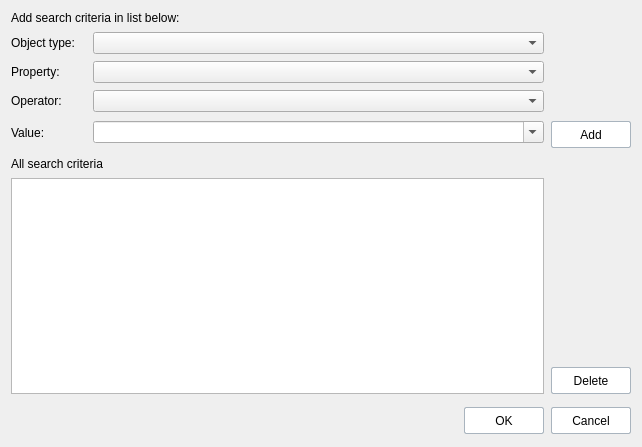
<?xml version="1.0" encoding="UTF-8"?>
<ui version="4.0">
 <class>GroupDialog</class>
 <widget class="QDialog" name="GroupDialog">
  <property name="geometry">
   <rect>
    <x>0</x>
    <y>0</y>
    <width>642</width>
    <height>447</height>
   </rect>
  </property>
  <property name="windowTitle">
   <string>WindowName</string>
  </property>
  <property name="modal">
   <bool>true</bool>
  </property>
  <layout class="QVBoxLayout" name="verticalLayout">
   <property name="spacing">
    <number>11</number>
   </property>
   <property name="leftMargin">
    <number>11</number>
   </property>
   <property name="topMargin">
    <number>11</number>
   </property>
   <property name="rightMargin">
    <number>11</number>
   </property>
   <property name="bottomMargin">
    <number>11</number>
   </property>
   <item>
    <layout class="QGridLayout" name="gridLayout">
     <property name="spacing">
      <number>7</number>
     </property>
     <item row="3" column="1">
      <widget class="QComboBox" name="operatorBox">
       <property name="enabled">
        <bool>true</bool>
       </property>
       <property name="sizePolicy">
        <sizepolicy hsizetype="Expanding" vsizetype="Fixed">
         <horstretch>0</horstretch>
         <verstretch>0</verstretch>
        </sizepolicy>
       </property>
       <property name="editable">
        <bool>false</bool>
       </property>
       <property name="maxVisibleItems">
        <number>8</number>
       </property>
       <property name="maxCount">
        <number>8</number>
       </property>
      </widget>
     </item>
     <item row="4" column="0">
      <widget class="QLabel" name="label_4">
       <property name="sizePolicy">
        <sizepolicy hsizetype="Fixed" vsizetype="Preferred">
         <horstretch>0</horstretch>
         <verstretch>0</verstretch>
        </sizepolicy>
       </property>
       <property name="minimumSize">
        <size>
         <width>75</width>
         <height>0</height>
        </size>
       </property>
       <property name="text">
        <string>Value:</string>
       </property>
      </widget>
     </item>
     <item row="2" column="1">
      <widget class="QComboBox" name="propertyBox">
       <property name="sizePolicy">
        <sizepolicy hsizetype="Expanding" vsizetype="Fixed">
         <horstretch>0</horstretch>
         <verstretch>0</verstretch>
        </sizepolicy>
       </property>
       <property name="editable">
        <bool>false</bool>
       </property>
       <property name="maxVisibleItems">
        <number>30</number>
       </property>
       <property name="maxCount">
        <number>30</number>
       </property>
      </widget>
     </item>
     <item row="4" column="1">
      <widget class="QComboBox" name="valueBox">
       <property name="enabled">
        <bool>true</bool>
       </property>
       <property name="sizePolicy">
        <sizepolicy hsizetype="Expanding" vsizetype="Fixed">
         <horstretch>0</horstretch>
         <verstretch>0</verstretch>
        </sizepolicy>
       </property>
       <property name="editable">
        <bool>true</bool>
       </property>
      </widget>
     </item>
     <item row="1" column="0">
      <widget class="QLabel" name="label">
       <property name="sizePolicy">
        <sizepolicy hsizetype="Fixed" vsizetype="Preferred">
         <horstretch>0</horstretch>
         <verstretch>0</verstretch>
        </sizepolicy>
       </property>
       <property name="minimumSize">
        <size>
         <width>75</width>
         <height>0</height>
        </size>
       </property>
       <property name="maximumSize">
        <size>
         <width>16777215</width>
         <height>16777215</height>
        </size>
       </property>
       <property name="text">
        <string>Object type:</string>
       </property>
      </widget>
     </item>
     <item row="2" column="0">
      <widget class="QLabel" name="label_2">
       <property name="sizePolicy">
        <sizepolicy hsizetype="Fixed" vsizetype="Preferred">
         <horstretch>0</horstretch>
         <verstretch>0</verstretch>
        </sizepolicy>
       </property>
       <property name="minimumSize">
        <size>
         <width>75</width>
         <height>0</height>
        </size>
       </property>
       <property name="text">
        <string>Property:</string>
       </property>
      </widget>
     </item>
     <item row="0" column="0" colspan="2">
      <widget class="QLabel" name="topLabel">
       <property name="text">
        <string>Add search criteria in list below:</string>
       </property>
      </widget>
     </item>
     <item row="1" column="1">
      <widget class="QComboBox" name="typeBox">
       <property name="sizePolicy">
        <sizepolicy hsizetype="Expanding" vsizetype="Fixed">
         <horstretch>0</horstretch>
         <verstretch>0</verstretch>
        </sizepolicy>
       </property>
       <property name="editable">
        <bool>false</bool>
       </property>
       <property name="maxVisibleItems">
        <number>15</number>
       </property>
       <property name="maxCount">
        <number>15</number>
       </property>
      </widget>
     </item>
     <item row="3" column="0">
      <widget class="QLabel" name="label_3">
       <property name="sizePolicy">
        <sizepolicy hsizetype="Fixed" vsizetype="Preferred">
         <horstretch>0</horstretch>
         <verstretch>0</verstretch>
        </sizepolicy>
       </property>
       <property name="minimumSize">
        <size>
         <width>75</width>
         <height>0</height>
        </size>
       </property>
       <property name="text">
        <string>Operator:</string>
       </property>
      </widget>
     </item>
     <item row="4" column="2">
      <widget class="QPushButton" name="addButton">
       <property name="sizePolicy">
        <sizepolicy hsizetype="Minimum" vsizetype="Fixed">
         <horstretch>0</horstretch>
         <verstretch>0</verstretch>
        </sizepolicy>
       </property>
       <property name="minimumSize">
        <size>
         <width>80</width>
         <height>27</height>
        </size>
       </property>
       <property name="maximumSize">
        <size>
         <width>100</width>
         <height>23</height>
        </size>
       </property>
       <property name="focusPolicy">
        <enum>Qt::TabFocus</enum>
       </property>
       <property name="layoutDirection">
        <enum>Qt::LeftToRight</enum>
       </property>
       <property name="styleSheet">
        <string notr="true">
                  QPushButton {
                  background-color: white;
                  border: 1px solid rgb(169, 180, 190);
                  border-radius: 2px;
                  padding: 2px;
                  }

                  QPushButton:hover {
                  background-color: qlineargradient(spread:pad, x1:1, y1:0.0, x2:1, y2:1, stop:0  rgb(255, 255, 255), stop:1 rgb(231, 235, 238));
                  border: 1px solid rgb(136, 136, 136);
                  border-radius: 2px;
                  }


                  QPushButton:pressed {
                  background-color: qlineargradient(spread:pad, x1:1, y1:0.0, x2:1, y2:1, stop:0 rgb(220, 224, 228), stop:1 rgb(201, 208, 214));
                  border: 1px solid rgb(169, 180, 190);
                  border-radius: 2px;
                  }

                  QPushButton:disabled {
                  background-color: rgb(231, 235, 238);
                  border: 1px solid  rgb(169, 180, 190);
                  border-radius: 2px;
                  }</string>
       </property>
       <property name="text">
        <string>Add</string>
       </property>
       <property name="autoDefault">
        <bool>true</bool>
       </property>
       <property name="default">
        <bool>false</bool>
       </property>
      </widget>
     </item>
    </layout>
   </item>
   <item>
    <layout class="QGridLayout" name="gridLayout_2">
     <property name="spacing">
      <number>7</number>
     </property>
     <item row="0" column="0">
      <widget class="QLabel" name="bottomLabel">
       <property name="sizePolicy">
        <sizepolicy hsizetype="Fixed" vsizetype="Fixed">
         <horstretch>0</horstretch>
         <verstretch>0</verstretch>
        </sizepolicy>
       </property>
       <property name="text">
        <string>All search criteria</string>
       </property>
      </widget>
     </item>
     <item row="1" column="0">
      <widget class="QTreeView" name="treeView">
       <property name="focusPolicy">
        <enum>Qt::StrongFocus</enum>
       </property>
       <property name="styleSheet">
        <string notr="true">QTreeView {
    show-decoration-selected: 1; 
}

QTreeView::item:selected {
    background-color: #3399FF;
	color: #FFFFFF;
}

QTreeView::item:selected:hover {
    background-color: #3399FF;
	color: #FFFFFF;
}

QTreeView::item:hover {
    background-color: #FFFFFF;
}</string>
       </property>
       <property name="horizontalScrollBarPolicy">
        <enum>Qt::ScrollBarAsNeeded</enum>
       </property>
       <property name="editTriggers">
        <set>QAbstractItemView::NoEditTriggers</set>
       </property>
       <property name="tabKeyNavigation">
        <bool>true</bool>
       </property>
       <property name="selectionMode">
        <enum>QAbstractItemView::SingleSelection</enum>
       </property>
       <property name="selectionBehavior">
        <enum>QAbstractItemView::SelectRows</enum>
       </property>
       <property name="verticalScrollMode">
        <enum>QAbstractItemView::ScrollPerPixel</enum>
       </property>
       <property name="horizontalScrollMode">
        <enum>QAbstractItemView::ScrollPerPixel</enum>
       </property>
       <property name="rootIsDecorated">
        <bool>false</bool>
       </property>
       <property name="uniformRowHeights">
        <bool>true</bool>
       </property>
       <property name="itemsExpandable">
        <bool>false</bool>
       </property>
       <property name="allColumnsShowFocus">
        <bool>true</bool>
       </property>
       <property name="headerHidden">
        <bool>false</bool>
       </property>
       <property name="expandsOnDoubleClick">
        <bool>false</bool>
       </property>
      </widget>
     </item>
     <item row="1" column="1">
      <layout class="QVBoxLayout" name="verticalLayout_4">
       <item>
        <spacer name="verticalSpacer_2">
         <property name="orientation">
          <enum>Qt::Vertical</enum>
         </property>
         <property name="sizeHint" stdset="0">
          <size>
           <width>4</width>
           <height>4</height>
          </size>
         </property>
        </spacer>
       </item>
       <item>
        <widget class="QPushButton" name="deleteButton">
         <property name="minimumSize">
          <size>
           <width>80</width>
           <height>27</height>
          </size>
         </property>
         <property name="maximumSize">
          <size>
           <width>100</width>
           <height>16777215</height>
          </size>
         </property>
         <property name="focusPolicy">
          <enum>Qt::TabFocus</enum>
         </property>
         <property name="styleSheet">
          <string notr="true">
                  QPushButton {
                  background-color: white;
                  border: 1px solid rgb(169, 180, 190);
                  border-radius: 2px;
                  padding: 2px;
                  }

                  QPushButton:hover {
                  background-color: qlineargradient(spread:pad, x1:1, y1:0.0, x2:1, y2:1, stop:0  rgb(255, 255, 255), stop:1 rgb(231, 235, 238));
                  border: 1px solid rgb(136, 136, 136);
                  border-radius: 2px;
                  }


                  QPushButton:pressed {
                  background-color: qlineargradient(spread:pad, x1:1, y1:0.0, x2:1, y2:1, stop:0 rgb(220, 224, 228), stop:1 rgb(201, 208, 214));
                  border: 1px solid rgb(169, 180, 190);
                  border-radius: 2px;
                  }

                  QPushButton:disabled {
                  background-color: rgb(231, 235, 238);
                  border: 1px solid  rgb(169, 180, 190);
                  border-radius: 2px;
                  }</string>
         </property>
         <property name="text">
          <string>Delete</string>
         </property>
         <property name="autoDefault">
          <bool>true</bool>
         </property>
         <property name="default">
          <bool>false</bool>
         </property>
        </widget>
       </item>
      </layout>
     </item>
    </layout>
   </item>
   <item>
    <layout class="QHBoxLayout" name="horizontalLayout_7">
     <property name="spacing">
      <number>7</number>
     </property>
     <item>
      <spacer name="spacer">
       <property name="orientation">
        <enum>Qt::Horizontal</enum>
       </property>
       <property name="sizeHint" stdset="0">
        <size>
         <width>131</width>
         <height>31</height>
        </size>
       </property>
      </spacer>
     </item>
     <item>
      <widget class="QPushButton" name="okButton">
       <property name="minimumSize">
        <size>
         <width>80</width>
         <height>27</height>
        </size>
       </property>
       <property name="focusPolicy">
        <enum>Qt::TabFocus</enum>
       </property>
       <property name="styleSheet">
        <string notr="true">
                  QPushButton {
                  background-color: white;
                  border: 1px solid rgb(169, 180, 190);
                  border-radius: 2px;
                  padding: 2px;
                  }

                  QPushButton:hover {
                  background-color: qlineargradient(spread:pad, x1:1, y1:0.0, x2:1, y2:1, stop:0  rgb(255, 255, 255), stop:1 rgb(231, 235, 238));
                  border: 1px solid rgb(136, 136, 136);
                  border-radius: 2px;
                  }


                  QPushButton:pressed {
                  background-color: qlineargradient(spread:pad, x1:1, y1:0.0, x2:1, y2:1, stop:0 rgb(220, 224, 228), stop:1 rgb(201, 208, 214));
                  border: 1px solid rgb(169, 180, 190);
                  border-radius: 2px;
                  }

                  QPushButton:disabled {
                  background-color: rgb(231, 235, 238);
                  border: 1px solid  rgb(169, 180, 190);
                  border-radius: 2px;
                  }</string>
       </property>
       <property name="text">
        <string>OK</string>
       </property>
       <property name="autoDefault">
        <bool>true</bool>
       </property>
       <property name="default">
        <bool>true</bool>
       </property>
       <property name="flat">
        <bool>false</bool>
       </property>
      </widget>
     </item>
     <item>
      <widget class="QPushButton" name="cancelButton">
       <property name="minimumSize">
        <size>
         <width>80</width>
         <height>27</height>
        </size>
       </property>
       <property name="focusPolicy">
        <enum>Qt::TabFocus</enum>
       </property>
       <property name="styleSheet">
        <string notr="true">
                  QPushButton {
                  background-color: white;
                  border: 1px solid rgb(169, 180, 190);
                  border-radius: 2px;
                  padding: 2px;
                  }

                  QPushButton:hover {
                  background-color: qlineargradient(spread:pad, x1:1, y1:0.0, x2:1, y2:1, stop:0  rgb(255, 255, 255), stop:1 rgb(231, 235, 238));
                  border: 1px solid rgb(136, 136, 136);
                  border-radius: 2px;
                  }


                  QPushButton:pressed {
                  background-color: qlineargradient(spread:pad, x1:1, y1:0.0, x2:1, y2:1, stop:0 rgb(220, 224, 228), stop:1 rgb(201, 208, 214));
                  border: 1px solid rgb(169, 180, 190);
                  border-radius: 2px;
                  }

                  QPushButton:disabled {
                  background-color: rgb(231, 235, 238);
                  border: 1px solid  rgb(169, 180, 190);
                  border-radius: 2px;
                  }</string>
       </property>
       <property name="text">
        <string>Cancel</string>
       </property>
       <property name="autoDefault">
        <bool>true</bool>
       </property>
       <property name="default">
        <bool>false</bool>
       </property>
      </widget>
     </item>
    </layout>
   </item>
  </layout>
 </widget>
 <tabstops>
  <tabstop>typeBox</tabstop>
  <tabstop>propertyBox</tabstop>
  <tabstop>operatorBox</tabstop>
  <tabstop>valueBox</tabstop>
  <tabstop>treeView</tabstop>
 </tabstops>
 <resources>
  <include location="../resource.qrc"/>
 </resources>
 <connections>
  <connection>
   <sender>okButton</sender>
   <signal>clicked()</signal>
   <receiver>GroupDialog</receiver>
   <slot>accept()</slot>
   <hints>
    <hint type="sourcelabel">
     <x>459</x>
     <y>432</y>
    </hint>
    <hint type="destinationlabel">
     <x>96</x>
     <y>254</y>
    </hint>
   </hints>
  </connection>
  <connection>
   <sender>cancelButton</sender>
   <signal>clicked()</signal>
   <receiver>GroupDialog</receiver>
   <slot>reject()</slot>
   <hints>
    <hint type="sourcelabel">
     <x>542</x>
     <y>432</y>
    </hint>
    <hint type="destinationlabel">
     <x>179</x>
     <y>282</y>
    </hint>
   </hints>
  </connection>
 </connections>
</ui>
